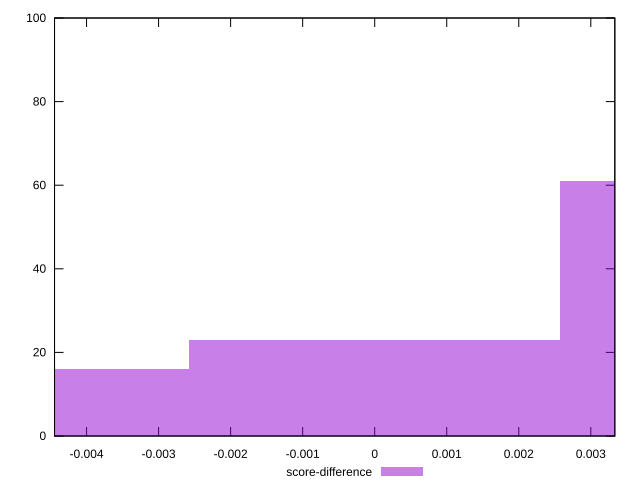

Reproduce this figure in gnuplot.
reset

$scoreDifference <<EOF
0.005144598252090999 61
-0.005144598252090999 16
0 23
EOF

set key outside below
set boxwidth 0.005144598252090999
set xrange [-0.004444444444444473:0.0033333333333332993]
set yrange [0:100]
set trange [0:100]
set style fill transparent solid 0.5 noborder
set terminal svg size 640, 490 enhanced background rgb 'white'
set output "reprap/uses-http2/samples/pages+cached+noexternal+nosvg/score-difference/histogram.svg"

plot $scoreDifference title "score-difference" with boxes

reset
